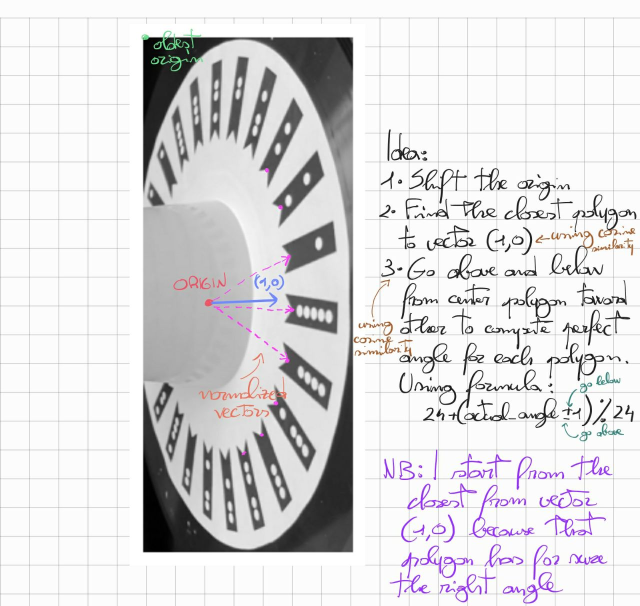
#> input picture Flow followed to make project/Images/cos_idea.jpg, 1280 x 1211 px, given in place of obj01.mp4, which was not available (shown at 1/2 size)
$ jupyter execute --allow-errors '1 flow for image segmentation.ipynb'   (shell and % lines are left out)   (text cells are left out)
#> lines starting #> are read from the running program, lines starting #| are printed output that depends on the picture; pictures that were not available may be replaced by others from this repository, and a replacement may not be noted
[cell 1]
import matplotlib.pyplot as plt
from IPython import display
import cv2 as cv
import torch
import numpy as np

[cell 2]
# which video
N_V = 1
FOLDER = "data/"
VIDEO = f"obj0{N_V}.mp4"

[cell 3]
frame_id = 230
video = cv.VideoCapture(FOLDER + VIDEO)
video.set(cv.CAP_PROP_POS_FRAMES, frame_id)
ret, I = video.read()
#> I is the input picture: shape (1211, 1280, 3); mean B, G, R 220.1, 218.7, 219.8
I = cv.cvtColor(I, cv.COLOR_BGR2RGB)
I_gray = cv.cvtColor(I, cv.COLOR_RGB2GRAY)
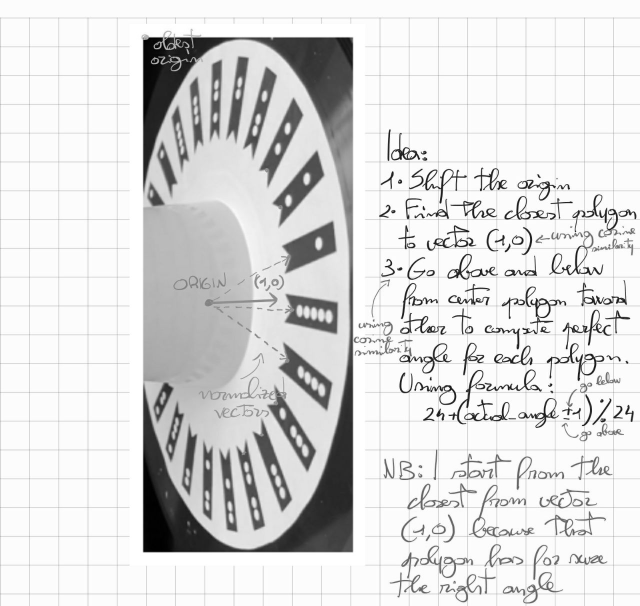
#> I_gray: shape (1211, 1280) (shown at 1/2 size); min 0, max 255, mean 219.2
# custom_params = {"axes.spines.right": False, "axes.spines.top": False}
# sb.set_theme(style="whitegrid", rc=custom_params)
#> (the rest of this cell did not finish here and is left out)

[cell 4]
I_l = cv.GaussianBlur(I, (15, 15), 5)
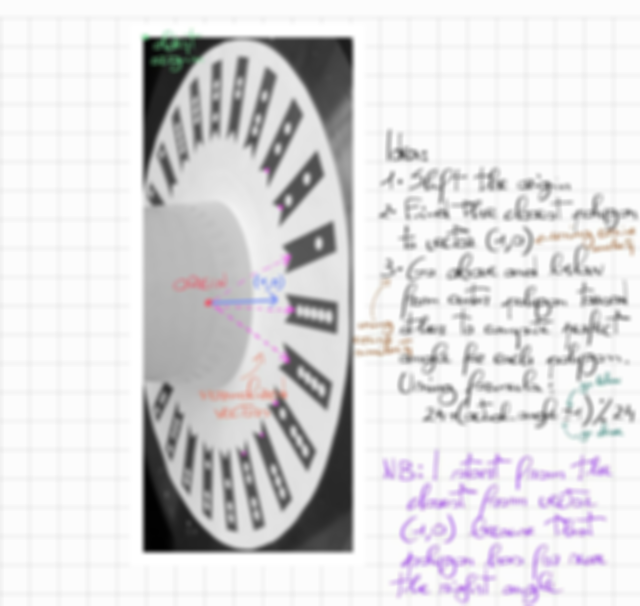
#> I_l: shape (1211, 1280, 3) (shown at 1/2 size); mean R, G, B 219.8, 218.7, 220.1
I_l = cv.cvtColor(I_l, cv.COLOR_RGB2GRAY)
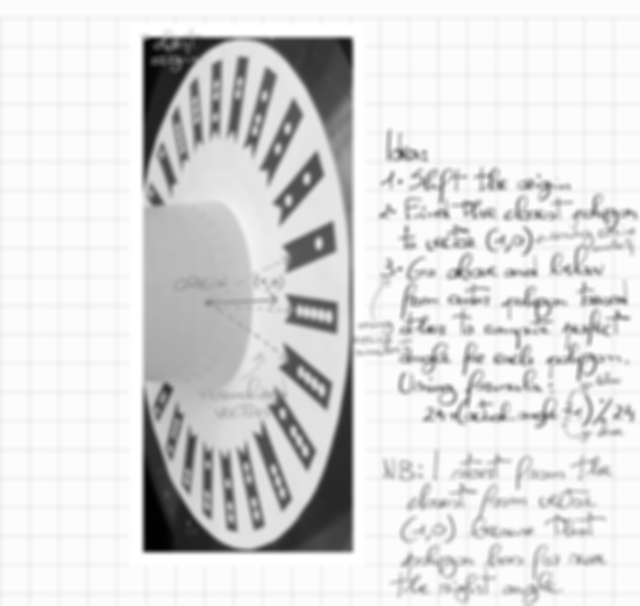
#> I_l: shape (1211, 1280) (shown at 1/2 size); min 1, max 255, mean 219.2
I_l = cv.Laplacian(I_l, cv.CV_16S, ksize=7)
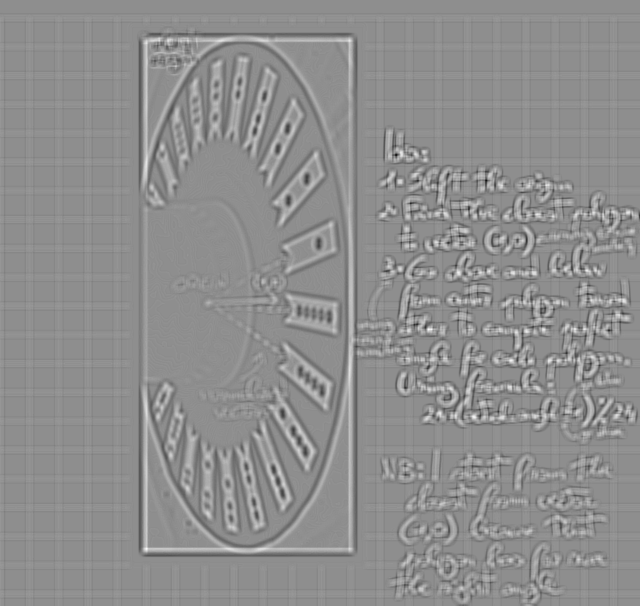
#> I_l: shape (1211, 1280) int16 (shown at 1/2 size); min -9110, max 7154, mean 0.1; drawn with min black and max white
plt.figure(figsize=(10, 4))
#> (this line was passed over: IPython is not available in this run)
plt.imshow(I_l, interpolation="none",cmap = 'gray')
#> (this line was passed over: IPython is not available in this run)
plt.axis('off')
#> (this line was passed over: IPython is not available in this run)

[cell 5]
I_g = cv.cvtColor(I, cv.COLOR_RGB2GRAY)
I_us = I_g - cv.GaussianBlur(I_g, (15, 15), 3)
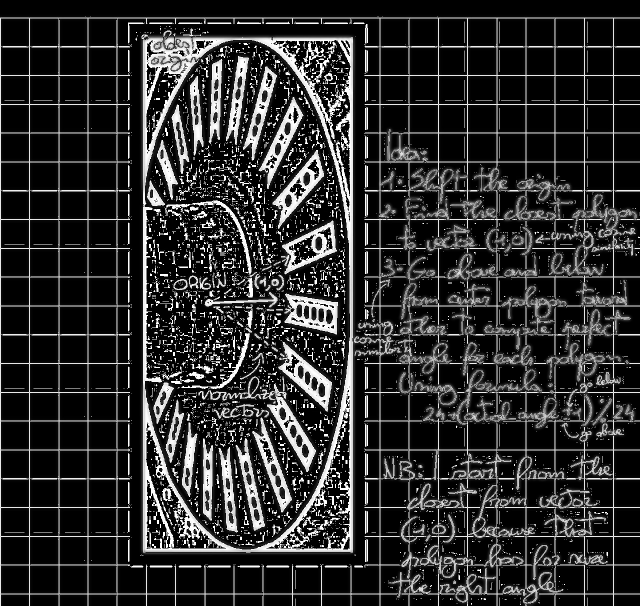
#> I_us: shape (1211, 1280) (shown at 1/2 size); min 0, max 255, mean 45.7

plt.figure(figsize=(10, 4))
#> (this line was passed over: IPython is not available in this run)
plt.imshow(I_g + I_us, interpolation="none", cmap = 'gray')
#> (this line was passed over: IPython is not available in this run)
plt.axis('off')
#> (this line was passed over: IPython is not available in this run)

[cell 6]
I_b = cv.bilateralFilter(I, 30, 75, 75)
plt.figure(figsize=(10, 4))
#> (this line was passed over: IPython is not available in this run)
plt.imshow(I_b, interpolation="none")
plt.axis('off')

$ run again, on Flow followed to make project/Images/rotation_idea.jpg
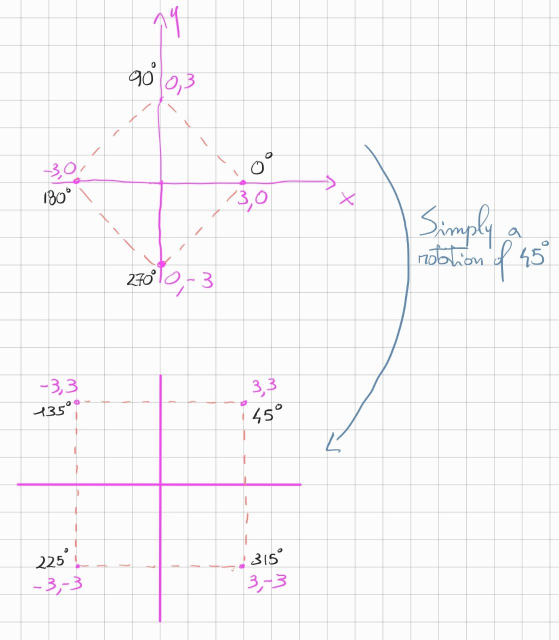
#> input picture Flow followed to make project/Images/rotation_idea.jpg, 1117 x 1280 px, given in place of obj01.mp4, which was not available (shown at 1/2 size)
#> I is the input picture: shape (1280, 1117, 3); mean B, G, R 248.3, 246.9, 248.2
#> `I_l = cv.Laplacian(I_l, cv.CV_16S, ksize=7)`:
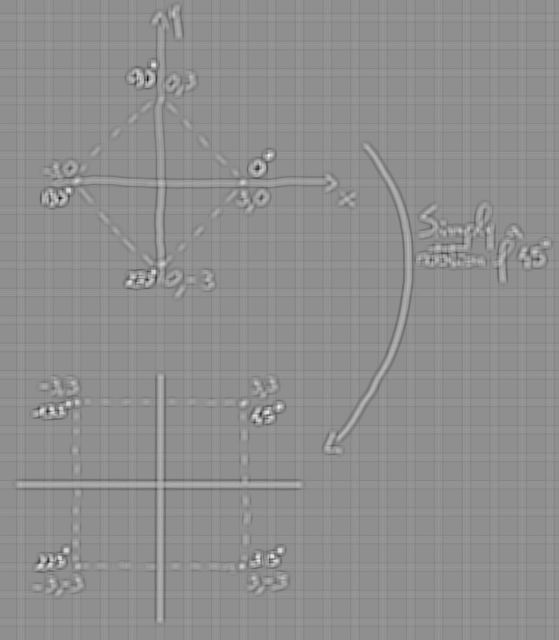
#> I_l: shape (1280, 1117) int16 (shown at 1/2 size); min -7772, max 6050, mean 0; drawn with min black and max white
#> `I_us = I_g - cv.GaussianBlur(I_g, (15, 15), 3)`:
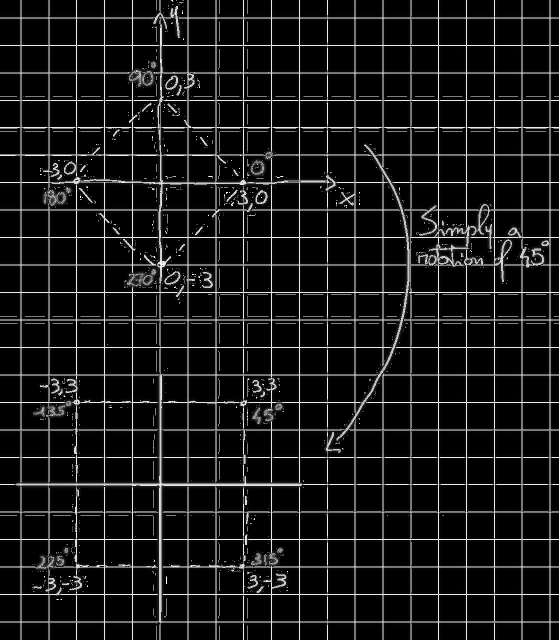
#> I_us: shape (1280, 1117) (shown at 1/2 size); min 0, max 255, mean 23.3
